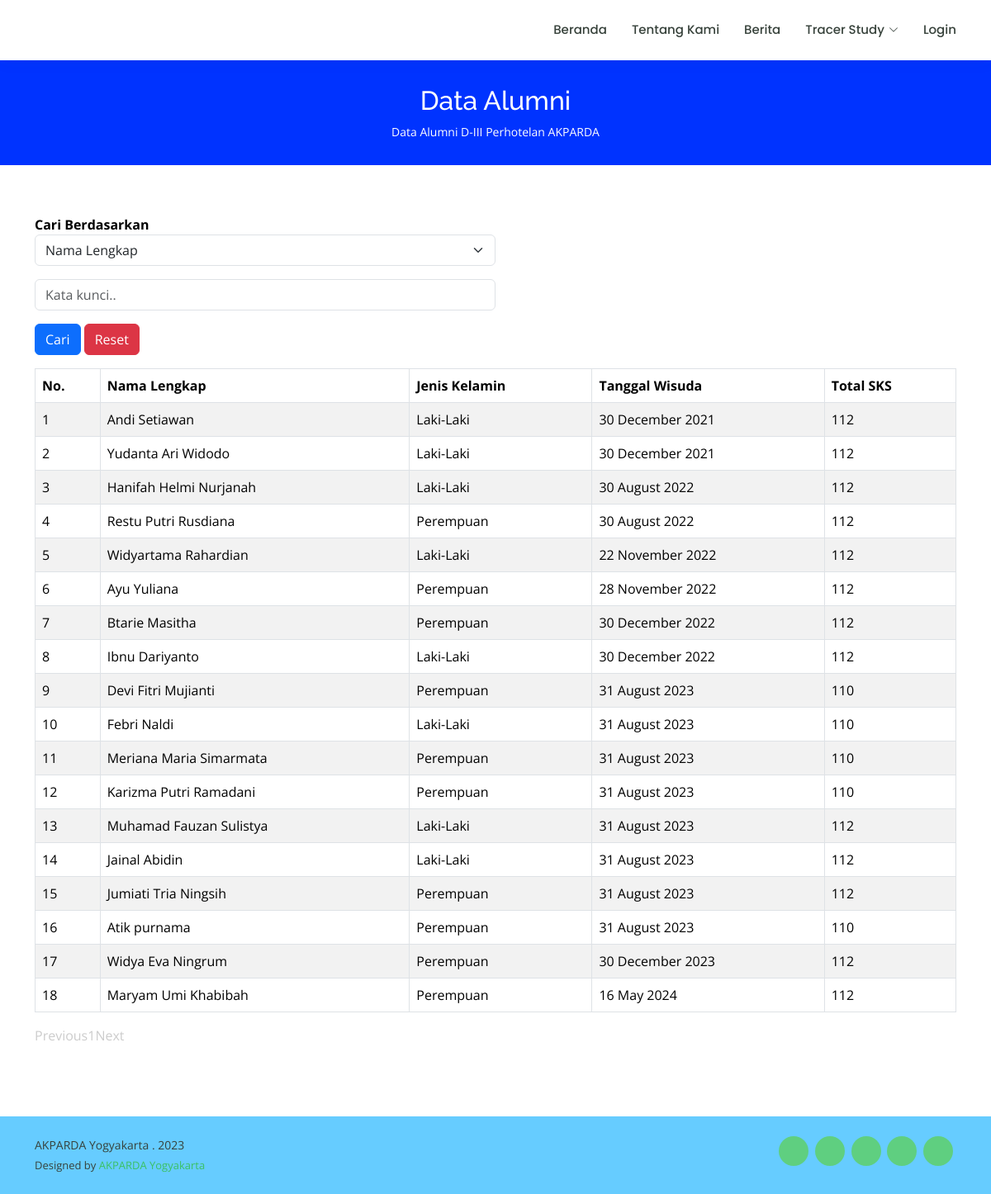
/cek_data_alumni.php, run on the app's committed database.
### tables this page shows
CREATE TABLE `tb_alumni` (
  `nim` int(11) NOT NULL,
  `nama_lengkap` varchar(100) NOT NULL,
  `tempat_lahir` varchar(50) NOT NULL,
  `tanggal_lahir` date NOT NULL,
  `jenis_kelamin` enum('Laki-Laki','Perempuan','','') NOT NULL,
  `agama` enum('Islam','Kristen','Katholik','Hindu','Budha') NOT NULL,
  `nama_orangtua` varchar(100) NOT NULL,
  `alamat_orangtua` mediumtext NOT NULL,
  `alamat_mahasiswa` mediumtext NOT NULL,
  `no_telepon` char(13) NOT NULL,
  `email` varchar(100) NOT NULL,
  `password` char(32) NOT NULL,
  `judul_TA` mediumtext NOT NULL,
  `dosen_pembimbing_1` varchar(50) NOT NULL,
  `dosen_pembimbing_2` varchar(50) NOT NULL,
  `total_sks` int(11) NOT NULL,
  `tanggal_wisuda` date NOT NULL,
  `ipk` varchar(20) NOT NULL
);

### cek_data_alumni.php (the view, shortened to what this page needs)
<?php
include "header.php";
?>
  <main id="main" data-aos="fade-in">
    <div class="breadcrumbs">
      <div class="container">
         <h2>Data Alumni</h2>
         <p>Data Alumni D-III Perhotelan AKPARDA</p>
      </div>
    </div>
     <section id="about" class="about">
      <div class="container" data-aos="fade-up">
        <div class="row">
          <div class="col-lg-12 pt-4 pt-lg-0 order-2 order-lg-1 content">
             <div class="col-md-6">
                <div class="panel panel-default">
        <div class="panel-heading"><b>Cari Berdasarkan</b></div>
        <div class="panel-body">
          <form class="form-inline">
            <div class="form-group">
              <select class="form-select" id="Kolom" name="Kolom" required="">
                <?php
                  $kolom=(isset($_GET['Kolom']))? $_GET['Kolom'] : "";
                ?>
                <option value="nama_lengkap" <?php if ($kolom=="nama_lengkap") echo "selected"; ?>>Nama Lengkap</option>
              </select>
            </div>
                          <p>
                <p>
            <div class="form-group">
              <input type="text" class="form-control" id="KataKunci" name="KataKunci" placeholder="Kata kunci.." required="" value="<?php if (isset($_GET['KataKunci']))  echo $_GET['KataKunci']; ?>">
            </div>
              <p>
                <p>
            <button type="submit" class="btn btn-primary">Cari</button>
            <a href="cek_data_alumni.php" class="btn btn-danger">Reset</a>
          </form>
        </div>
      </div>
    </div>
  <table class="table table-striped table-bordered table-hover">
    <thead>
      <tr>
        <th>No.</th>
        <th>Nama Lengkap</th>
        <th>Jenis Kelamin</th>
        <th>Tanggal Wisuda</th>
        <th>Total SKS</th>
      </tr>
    </thead>
    <tbody>
      <?php
        include "db/koneksi.php";
      $page = (isset($_GET['page']))? (int) $_GET['page'] : 1;
      $kolomCari=(isset($_GET['Kolom']))? $_GET['Kolom'] : "";
      $kolomKataKunci=(isset($_GET['KataKunci']))? $_GET['KataKunci'] : "";
      $limit = 20;
      $limitStart = ($page - 1) * $limit;
      if($kolomCari=="" && $kolomKataKunci==""){
        $SqlQuery = mysqli_query($con, "SELECT * FROM  tb_alumni order by tanggal_wisuda LIMIT ".$limitStart.",".$limit);
      }else{
        $SqlQuery = mysqli_query($con, "SELECT * FROM tb_alumni WHERE $kolomCari LIKE '%$kolomKataKunci%' LIMIT ".$limitStart.",".$limit);
      }
      $no = $limitStart + 1;
      while($row = mysqli_fetch_array($SqlQuery)){
      ?>
        <tr>
          <td><?php echo $no++; ?></td>
          <td><?php echo $row['nama_lengkap']; ?></td>
          <td><?php echo $row['jenis_kelamin']; ?></td>
          <td><?php echo date('d F Y', strtotime($row["tanggal_wisuda"]));?></td>
          <td><?php echo $row['total_sks']; ?></td>
        </tr>
      <?php
      }
      ?>
    </tbody>
  </table>
   <div align="right">
    <ul class="pagination">
      <?php
        if($page == 1){
      ?>
        <li class="disabled"><a href="#">Previous</a></li>
      <?php
        }
      ?>
      <?php
        if($kolomCari=="" && $kolomKataKunci==""){
          $SqlQuery = mysqli_query($con, "SELECT * FROM tb_alumni");
        }else{
          $SqlQuery = mysqli_query($con, "SELECT * FROM tb_alumni WHERE $kolomCari LIKE '%$kolomKataKunci%'");
        }
        $JumlahData = mysqli_num_rows($SqlQuery);
        $jumlahPage = ceil($JumlahData / $limit);
        $jumlahNumber = 1;
        $startNumber = ($page > $jumlahNumber)? $page - $jumlahNumber : 1;
        $endNumber = ($page < ($jumlahPage - $jumlahNumber))? $page + $jumlahNumber : $jumlahPage;
        for($i = $startNumber; $i <= $endNumber; $i++){
          $linkActive = ($page == $i)? ' class="active"' : '';
          if($kolomCari=="" && $kolomKataKunci==""){
      ?>
          <li<?php echo $linkActive; ?>><a href="cek_data_alumni.php?page=<?php echo $i; ?>"><?php echo $i; ?></a></li>
      <?php
        }else{
          ?>
          <li<?php echo $linkActive; ?>><a href="cek_data_alumni.php?Kolom=<?php echo $kolomCari;?>&KataKunci=<?php echo $kolomKataKunci;?>&page=<?php echo $i; ?>"><?php echo $i; ?></a></li>
          <?php
        }
      }
      ?>
      <?php
       if($page == $jumlahPage){
      ?>
        <li class="disabled"><a href="#">Next</a></li>
      <?php
      }
      ?>
    </ul>
  </div>
          </div>
        </div>
      </div>
</section>
   </main>
  <footer id="footer">
    <div class="container d-md-flex py-4">
      <div class="me-md-auto text-center text-md-start">
         <div class="copyright">
           AKPARDA Yogyakarta <strong></strong>. 2023
        </div>
        <div class="credits">
          Designed by <a href="https://bootstrapmade.com/">AKPARDA Yogyakarta</a>
        </div>
      </div>
      <div class="social-links text-center text-md-right pt-3 pt-md-0">
        <a href="#" class="twitter"><i class="bx bxl-twitter"></i></a>
        <a href="#" class="facebook"><i class="bx bxl-facebook"></i></a>
        <a href="#" class="instagram"><i class="bx bxl-instagram"></i></a>
        <a href="#" class="google-plus"><i class="bx bxl-skype"></i></a>
        <a href="#" class="linkedin"><i class="bx bxl-linkedin"></i></a>
      </div>
    </div>
  </footer>

### assets/css/style.css (style rules this page uses)
body { font-family: "Open Sans", sans-serif; color: #000000; }
a { color: #cccccc; text-decoration: none; }
h1, h2, h3, h4, h5, h6 { font-family: "Raleway", sans-serif; }
section { padding: 60px 0; overflow: hidden; }
.breadcrumbs { margin-top: 73px; text-align: center; background: #0033FF; padding: 30px 0; color: #fff; }
.breadcrumbs h2 { font-size: 32px; font-weight: 500; }
.breadcrumbs p { font-size: 14px; margin-bottom: 0; }
.about .content ul { list-style: none; padding: 0; }
.about .content ul li { padding-bottom: 10px; }
#footer { color: #37423b; font-size: 14px; background: #66CCFF; }
#footer .credits { padding-top: 5px; font-size: 13px; }
#footer .credits a { color: #3ac162; transition: 0.3s; }
#footer .social-links a { font-size: 18px; display: inline-block; background: #5fcf80; color: #fff; line-height: 1; padding: 8px 0; margin-right: 4px; border-radius: 50%; text-align: center; width: 36px; height: 36px; transition: 0.3s; }

### data on the page
tb_alumni: nama_lengkap "Andi Setiawan", jenis_kelamin "Laki-Laki", tanggal_wisuda "30 December 2021", total_sks "112"
tb_alumni: nama_lengkap "Yudanta Ari Widodo", jenis_kelamin "Laki-Laki", tanggal_wisuda "30 December 2021", total_sks "112"
tb_alumni: nama_lengkap "Hanifah Helmi Nurjanah", jenis_kelamin "Laki-Laki", tanggal_wisuda "30 August 2022", total_sks "112"
tb_alumni: nama_lengkap "Restu Putri Rusdiana", jenis_kelamin "Perempuan", tanggal_wisuda "30 August 2022", total_sks "112"
tb_alumni: nama_lengkap "Widyartama Rahardian", jenis_kelamin "Laki-Laki", tanggal_wisuda "22 November 2022", total_sks "112"
tb_alumni: nama_lengkap "Ayu Yuliana", jenis_kelamin "Perempuan", tanggal_wisuda "28 November 2022", total_sks "112"
tb_alumni: nama_lengkap "Btarie Masitha", jenis_kelamin "Perempuan", tanggal_wisuda "30 December 2022", total_sks "112"
tb_alumni: nama_lengkap "Ibnu Dariyanto", jenis_kelamin "Laki-Laki", tanggal_wisuda "30 December 2022", total_sks "112"
tb_alumni: nama_lengkap "Devi Fitri Mujianti", jenis_kelamin "Perempuan", tanggal_wisuda "31 August 2023", total_sks "110"
tb_alumni: nama_lengkap "Febri Naldi", jenis_kelamin "Laki-Laki", tanggal_wisuda "31 August 2023", total_sks "110"
tb_alumni: nama_lengkap "Meriana Maria Simarmata", jenis_kelamin "Perempuan", tanggal_wisuda "31 August 2023", total_sks "110"
tb_alumni: nama_lengkap "Karizma Putri Ramadani", jenis_kelamin "Perempuan", tanggal_wisuda "31 August 2023", total_sks "110"
tb_alumni: nama_lengkap "Muhamad Fauzan Sulistya", jenis_kelamin "Laki-Laki", tanggal_wisuda "31 August 2023", total_sks "112"
tb_alumni: nama_lengkap "Jainal Abidin", jenis_kelamin "Laki-Laki", tanggal_wisuda "31 August 2023", total_sks "112"
tb_alumni: nama_lengkap "Jumiati Tria Ningsih", jenis_kelamin "Perempuan", tanggal_wisuda "31 August 2023", total_sks "112"
tb_alumni: nama_lengkap "Atik purnama", jenis_kelamin "Perempuan", tanggal_wisuda "31 August 2023", total_sks "110"
tb_alumni: nama_lengkap "Widya Eva Ningrum", jenis_kelamin "Perempuan", tanggal_wisuda "30 December 2023", total_sks "112"
tb_alumni: nama_lengkap "Maryam Umi Khabibah", jenis_kelamin "Perempuan", tanggal_wisuda "16 May 2024", total_sks "112"
